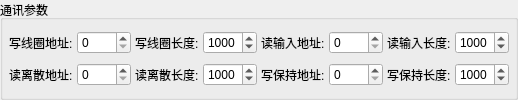
               <widget class="QGroupBox" name="groupBox_24">
                <property name="sizePolicy">
                 <sizepolicy hsizetype="Preferred" vsizetype="Preferred">
                  <horstretch>0</horstretch>
                  <verstretch>0</verstretch>
                 </sizepolicy>
                </property>
                <property name="title">
                 <string>通讯参数</string>
                </property>
                <layout class="QGridLayout" name="gridLayout_22">
                 <property name="leftMargin">
                  <number>6</number>
                 </property>
                 <property name="topMargin">
                  <number>6</number>
                 </property>
                 <property name="rightMargin">
                  <number>6</number>
                 </property>
                 <property name="bottomMargin">
                  <number>6</number>
                 </property>
                 <property name="spacing">
                  <number>4</number>
                 </property>
                 <item row="0" column="0">
                  <widget class="QLabel" name="label_281">
                   <property name="sizePolicy">
                    <sizepolicy hsizetype="Preferred" vsizetype="Preferred">
                     <horstretch>0</horstretch>
                     <verstretch>0</verstretch>
                    </sizepolicy>
                   </property>
                   <property name="text">
                    <string>写线圈地址:</string>
                   </property>
                  </widget>
                 </item>
                 <item row="0" column="3">
                  <widget class="QSpinBox" name="Write_Coils_Size">
                   <property name="sizePolicy">
                    <sizepolicy hsizetype="Preferred" vsizetype="Fixed">
                     <horstretch>0</horstretch>
                     <verstretch>0</verstretch>
                    </sizepolicy>
                   </property>
                   <property name="maximum">
                    <number>9999</number>
                   </property>
                   <property name="value">
                    <number>1000</number>
                   </property>
                  </widget>
                 </item>
                 <item row="2" column="3">
                  <widget class="QSpinBox" name="Read_DiscreteInputs_Size">
                   <property name="sizePolicy">
                    <sizepolicy hsizetype="Preferred" vsizetype="Fixed">
                     <horstretch>0</horstretch>
                     <verstretch>0</verstretch>
                    </sizepolicy>
                   </property>
                   <property name="maximum">
                    <number>9999</number>
                   </property>
                   <property name="value">
                    <number>1000</number>
                   </property>
                  </widget>
                 </item>
                 <item row="2" column="2">
                  <widget class="QLabel" name="label_277">
                   <property name="sizePolicy">
                    <sizepolicy hsizetype="Preferred" vsizetype="Preferred">
                     <horstretch>0</horstretch>
                     <verstretch>0</verstretch>
                    </sizepolicy>
                   </property>
                   <property name="text">
                    <string>读离散长度:</string>
                   </property>
                  </widget>
                 </item>
                 <item row="2" column="5">
                  <widget class="QSpinBox" name="Write_HoldingRegisters_Addr">
                   <property name="sizePolicy">
                    <sizepolicy hsizetype="Preferred" vsizetype="Fixed">
                     <horstretch>0</horstretch>
                     <verstretch>0</verstretch>
                    </sizepolicy>
                   </property>
                   <property name="maximum">
                    <number>9999</number>
                   </property>
                  </widget>
                 </item>
                 <item row="2" column="6">
                  <widget class="QLabel" name="label_280">
                   <property name="sizePolicy">
                    <sizepolicy hsizetype="Preferred" vsizetype="Preferred">
                     <horstretch>0</horstretch>
                     <verstretch>0</verstretch>
                    </sizepolicy>
                   </property>
                   <property name="text">
                    <string>写保持长度:</string>
                   </property>
                  </widget>
                 </item>
                 <item row="0" column="4">
                  <widget class="QLabel" name="label_278">
                   <property name="sizePolicy">
                    <sizepolicy hsizetype="Preferred" vsizetype="Preferred">
                     <horstretch>0</horstretch>
                     <verstretch>0</verstretch>
                    </sizepolicy>
                   </property>
                   <property name="text">
                    <string>读输入地址:</string>
                   </property>
                  </widget>
                 </item>
                 <item row="0" column="1">
                  <widget class="QSpinBox" name="Write_Coils_Addr">
                   <property name="sizePolicy">
                    <sizepolicy hsizetype="Preferred" vsizetype="Fixed">
                     <horstretch>0</horstretch>
                     <verstretch>0</verstretch>
                    </sizepolicy>
                   </property>
                   <property name="maximum">
                    <number>9999</number>
                   </property>
                  </widget>
                 </item>
                 <item row="0" column="7">
                  <widget class="QSpinBox" name="Read_InputRegisters_Size">
                   <property name="sizePolicy">
                    <sizepolicy hsizetype="Preferred" vsizetype="Fixed">
                     <horstretch>0</horstretch>
                     <verstretch>0</verstretch>
                    </sizepolicy>
                   </property>
                   <property name="maximum">
                    <number>9999</number>
                   </property>
                   <property name="value">
                    <number>1000</number>
                   </property>
                  </widget>
                 </item>
                 <item row="2" column="1">
                  <widget class="QSpinBox" name="Read_DiscreteInputs_Addr">
                   <property name="sizePolicy">
                    <sizepolicy hsizetype="Preferred" vsizetype="Fixed">
                     <horstretch>0</horstretch>
                     <verstretch>0</verstretch>
                    </sizepolicy>
                   </property>
                   <property name="maximum">
                    <number>9999</number>
                   </property>
                  </widget>
                 </item>
                 <item row="0" column="2">
                  <widget class="QLabel" name="label_273">
                   <property name="sizePolicy">
                    <sizepolicy hsizetype="Preferred" vsizetype="Preferred">
                     <horstretch>0</horstretch>
                     <verstretch>0</verstretch>
                    </sizepolicy>
                   </property>
                   <property name="text">
                    <string>写线圈长度:</string>
                   </property>
                  </widget>
                 </item>
                 <item row="2" column="4">
                  <widget class="QLabel" name="label_274">
                   <property name="sizePolicy">
                    <sizepolicy hsizetype="Preferred" vsizetype="Preferred">
                     <horstretch>0</horstretch>
                     <verstretch>0</verstretch>
                    </sizepolicy>
                   </property>
                   <property name="text">
                    <string>写保持地址:</string>
                   </property>
                  </widget>
                 </item>
                 <item row="0" column="6">
                  <widget class="QLabel" name="label_272">
                   <property name="sizePolicy">
                    <sizepolicy hsizetype="Preferred" vsizetype="Preferred">
                     <horstretch>0</horstretch>
                     <verstretch>0</verstretch>
                    </sizepolicy>
                   </property>
                   <property name="text">
                    <string>读输入长度:</string>
                   </property>
                  </widget>
                 </item>
                 <item row="2" column="7">
                  <widget class="QSpinBox" name="Write_HoldingRegisters_Size">
                   <property name="sizePolicy">
                    <sizepolicy hsizetype="Preferred" vsizetype="Fixed">
                     <horstretch>0</horstretch>
                     <verstretch>0</verstretch>
                    </sizepolicy>
                   </property>
                   <property name="maximum">
                    <number>9999</number>
                   </property>
                   <property name="value">
                    <number>1000</number>
                   </property>
                  </widget>
                 </item>
                 <item row="0" column="5">
                  <widget class="QSpinBox" name="Read_InputRegisters_Addr">
                   <property name="sizePolicy">
                    <sizepolicy hsizetype="Preferred" vsizetype="Fixed">
                     <horstretch>0</horstretch>
                     <verstretch>0</verstretch>
                    </sizepolicy>
                   </property>
                   <property name="maximum">
                    <number>9999</number>
                   </property>
                  </widget>
                 </item>
                 <item row="2" column="0">
                  <widget class="QLabel" name="label_275">
                   <property name="sizePolicy">
                    <sizepolicy hsizetype="Preferred" vsizetype="Preferred">
                     <horstretch>0</horstretch>
                     <verstretch>0</verstretch>
                    </sizepolicy>
                   </property>
                   <property name="text">
                    <string>读离散地址:</string>
                   </property>
                  </widget>
                 </item>
                </layout>
               </widget>
